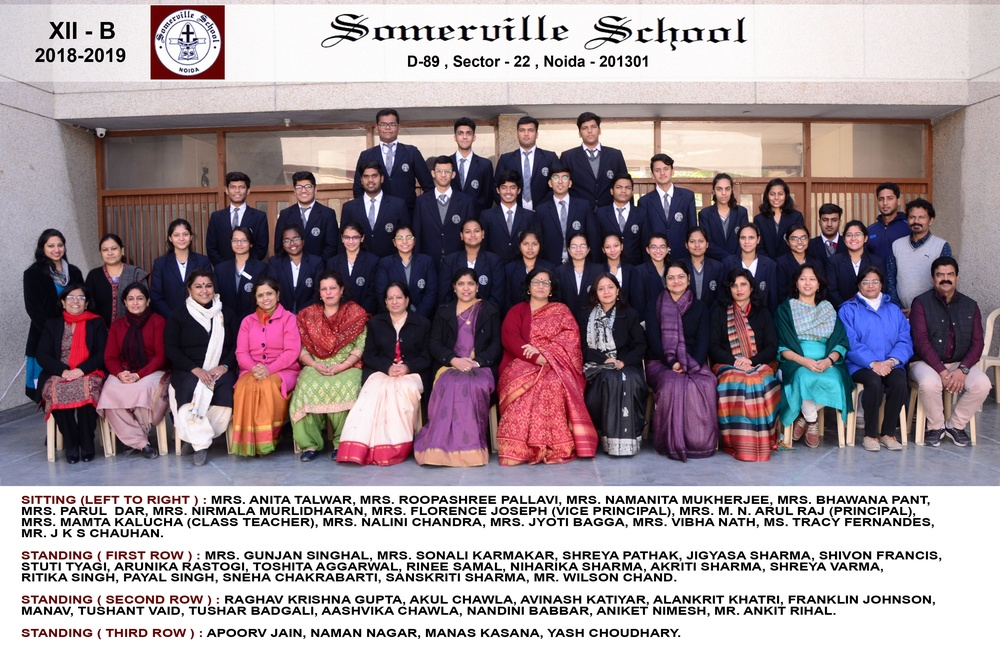
#> input picture test2.jpg, 1000 x 667 px, shrunk from 3600 x 2400 before the run
$ python facedetection.py
#> lines starting #> are read from the running program, lines starting #| are printed output that depends on the picture; after the words box and inside, x2 and y2 are one past the last pixel; in counts of white or black regions, pixels touching at a corner belong together
import numpy as np
import cv2
img=cv2.imread("test2.jpg",1)
#> img is the input picture: shape (667, 1000, 3); mean B, G, R 152.3, 146.6, 160.6
face_cascade = cv2.CascadeClassifier('haarcascade_frontalface_default.xml')

gray = cv2.cvtColor(img, cv2.COLOR_BGR2GRAY)
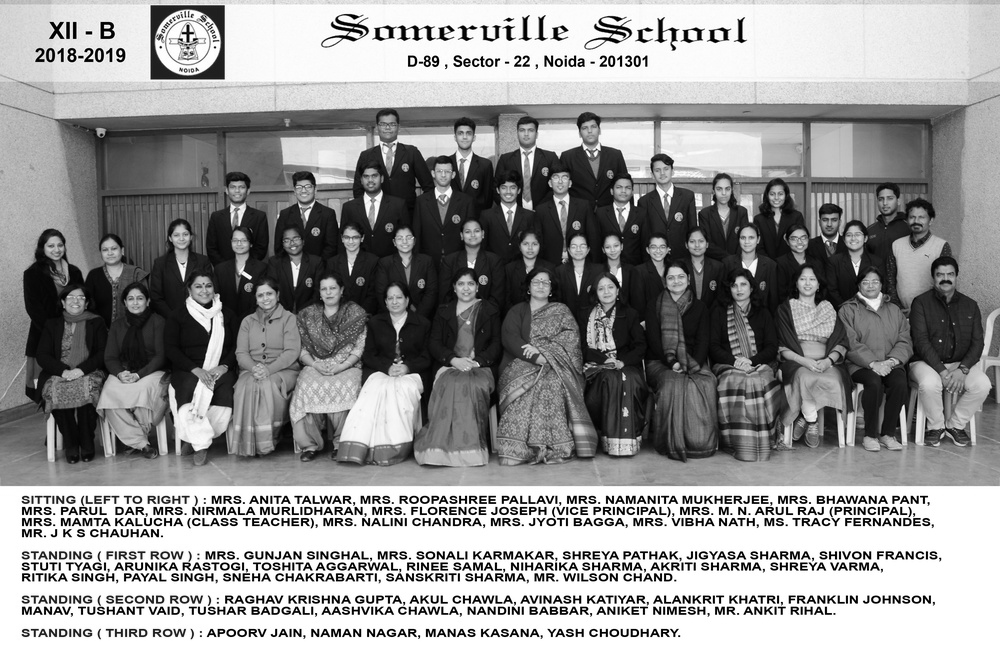
#> gray: shape (667, 1000); min 0, max 255, mean 151.4
faces = face_cascade.detectMultiScale(gray, 1.3, 5)
#> faces = 28 rows, first 6: [375, 115, 25, 25], [357, 166, 26, 26], [611, 178, 25, 25], [872, 189, 26, 26], [817, 210, 26, 26], [460, 221, 26, 26]
for (x,y,w,h) in faces:
    cv2.rectangle(img,(x,y),(x+w,y+h),(0,255,0),2)
#> this loop made 28 passes
#> (x, y, w, h) on passes 1 to 12: (375, 115, 25, 25), (357, 166, 26, 26), (611, 178, 25, 25), (872, 189, 26, 26), (817, 210, 26, 26), (460, 221, 26, 26), (169, 225, 24, 24), (340, 228, 24, 24), (735, 228, 26, 26), (279, 228, 26, 26), (787, 229, 25, 25), (227, 230, 26, 26)
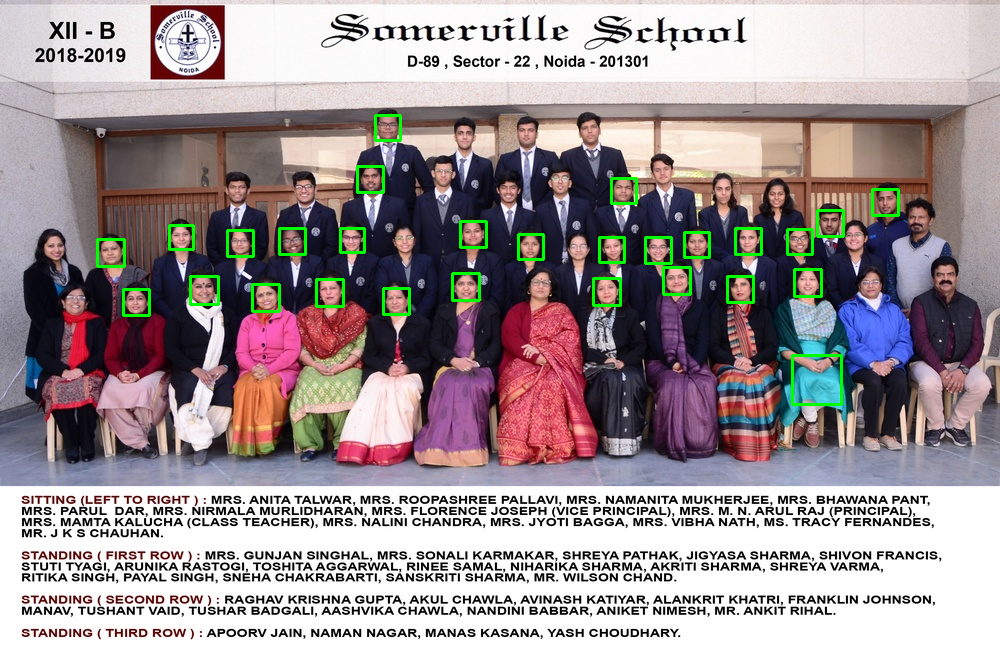
#> img: shape (667, 1000, 3); 1.33% of pixels changed, all inside (x1, y1, x2, y2) = (96, 114, 900, 406)

cv2.imshow('img',img)
cv2.imwrite("output.jpg",img)
cv2.waitKey(0)
cv2.destroyAllWindows()

$ run again, with corner.jpg copied over test2.jpg
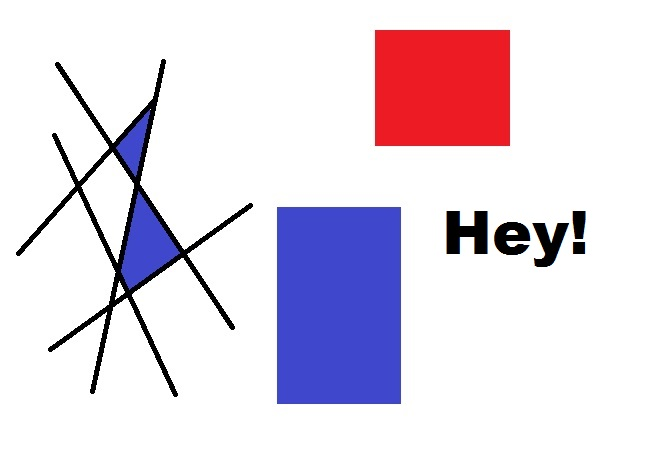
#> input picture corner.jpg, 653 x 457 px
#> img is the input picture: shape (457, 653, 3); mean B, G, R 229.7, 216.9, 227
#> `gray = cv2.cvtColor(img, cv2.COLOR_BGR2GRAY)`:
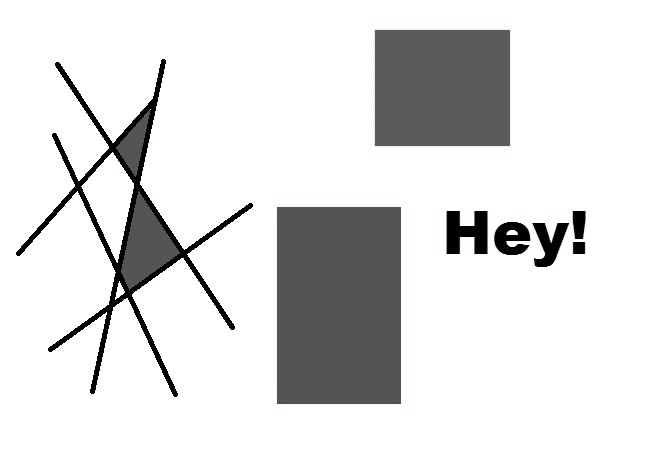
#> gray: shape (457, 653); min 0, max 255, mean 221.4
#> faces = ()

$ run again, with ivan.jpg copied over test2.jpg
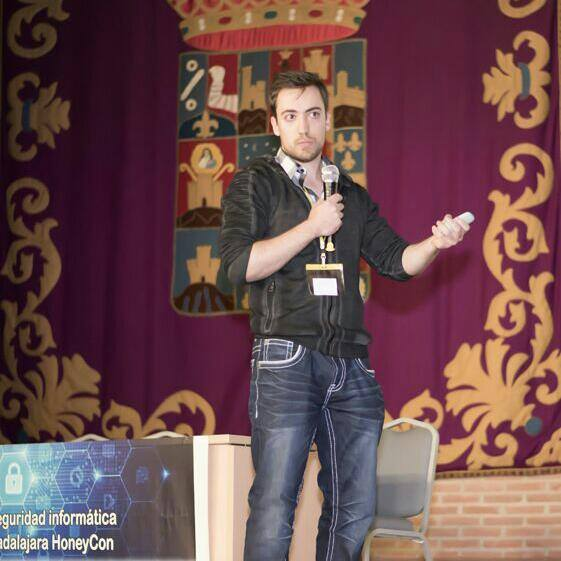
#> input picture ivan.jpg, 561 x 561 px
#> img is the input picture: shape (561, 561, 3); mean B, G, R 78.1, 76.1, 109
#> `gray = cv2.cvtColor(img, cv2.COLOR_BGR2GRAY)`:
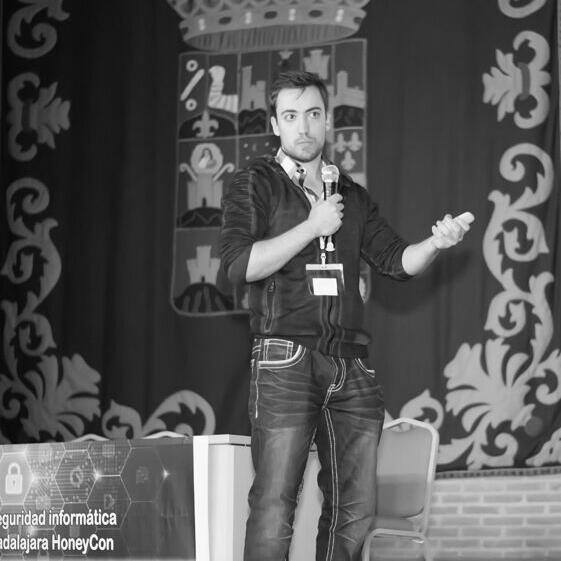
#> gray: shape (561, 561); min 3, max 255, mean 86.1
#> faces = [[271, 91, 62, 62]]
#> the loop `for (x,y,w,h) in faces:` made 1 pass
#> after the loop `for (x,y,w,h) in faces:`:
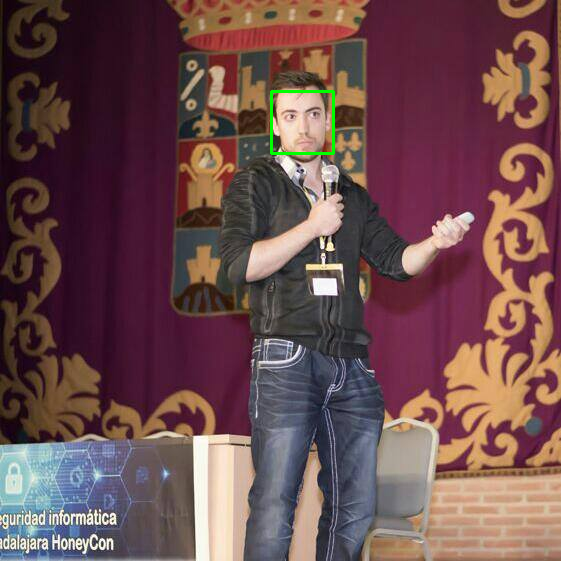
#> img: shape (561, 561, 3); 0.24% of pixels changed, all inside (x1, y1, x2, y2) = (270, 90, 335, 155)
